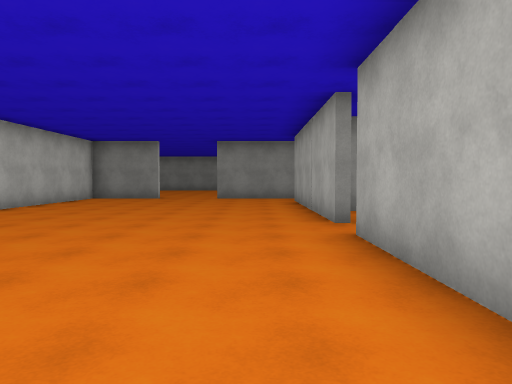
view 1 (above)

18 first-person views from a walk through a 3-D level made in the Unity game engine. The camera is 1.4 m above the floor, tilts 2° down and sees 70° across. The floor is counted in squares, 2 m on a side. Each view is taken from the middle of a square. On the plan, view 1 faces up. The plan holds only what a view shows up to about 11 squares ahead; the rest is blank. The place goes on beyond the plan. The player character is not drawn. Some surface patterns are stand-ins.

view 2
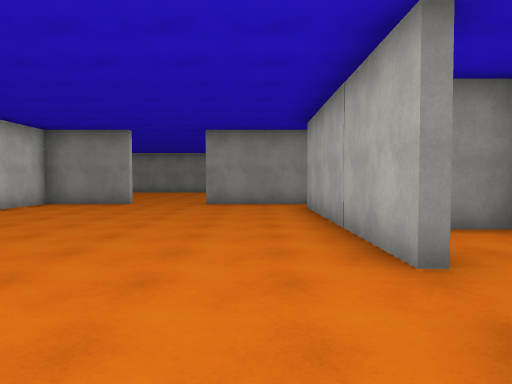

view 3
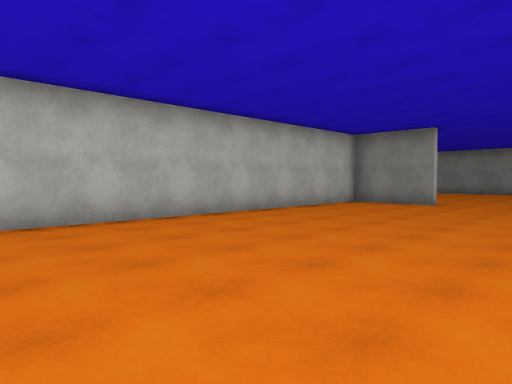

view 4
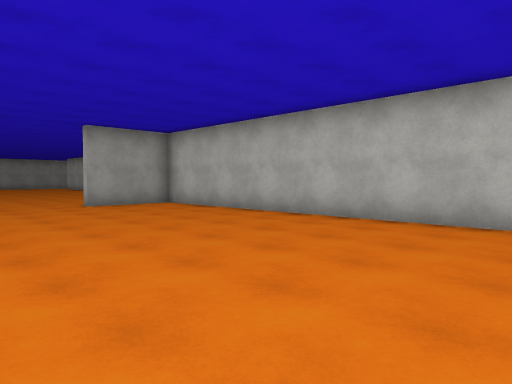

view 5
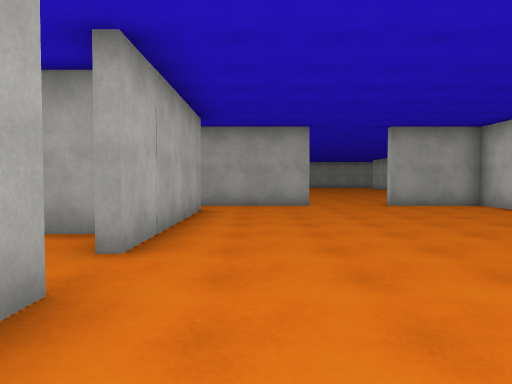

view 6
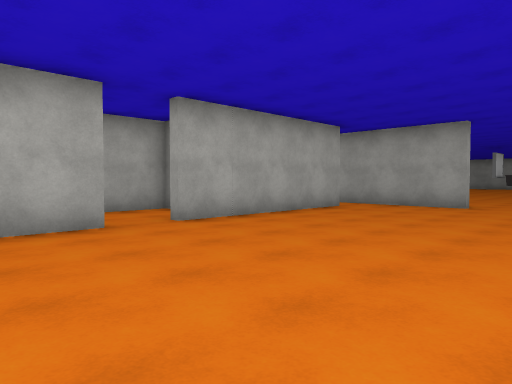

view 7
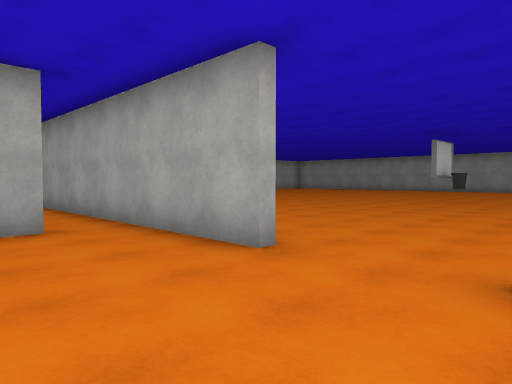

view 8
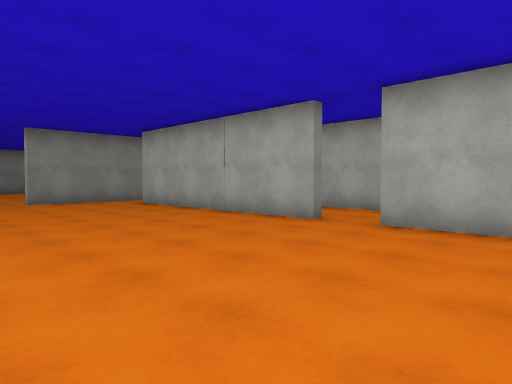

view 9
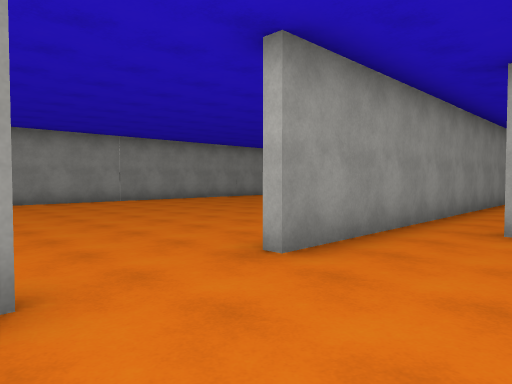

view 10
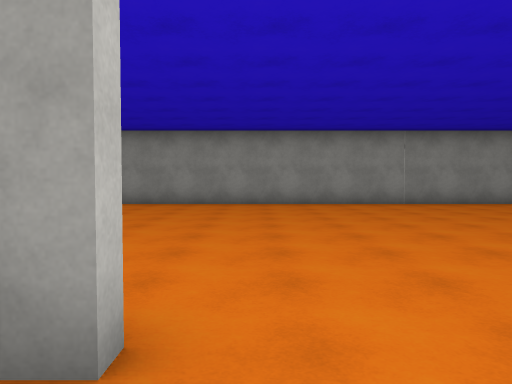

view 11
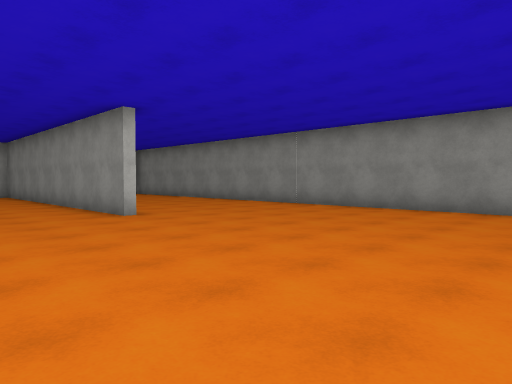

view 12
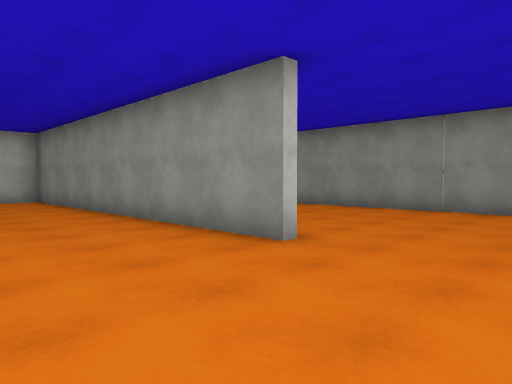

view 13
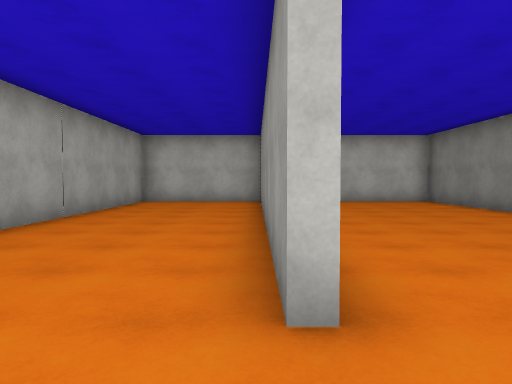

view 14
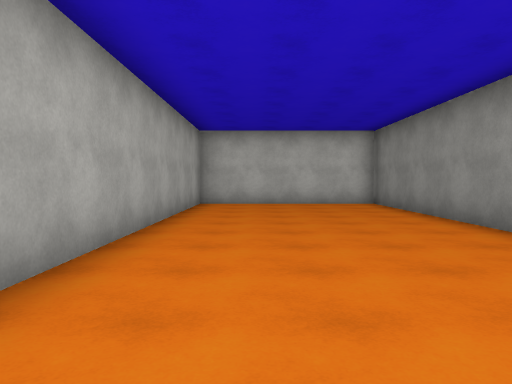

view 15
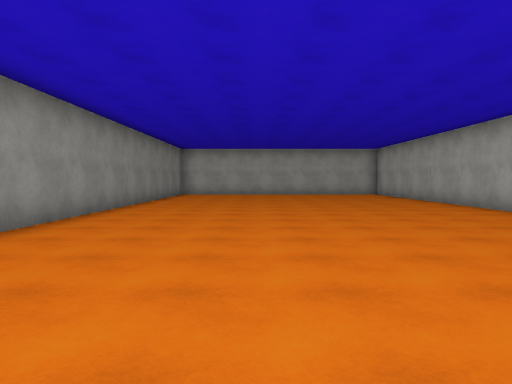

view 16
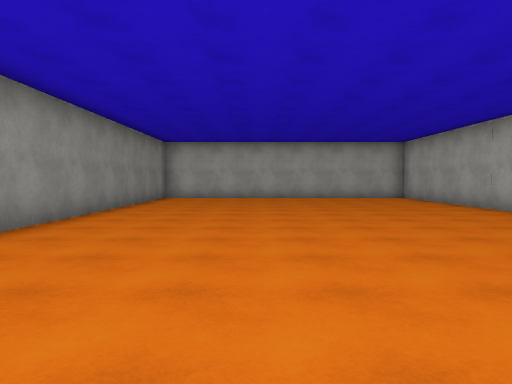

view 17
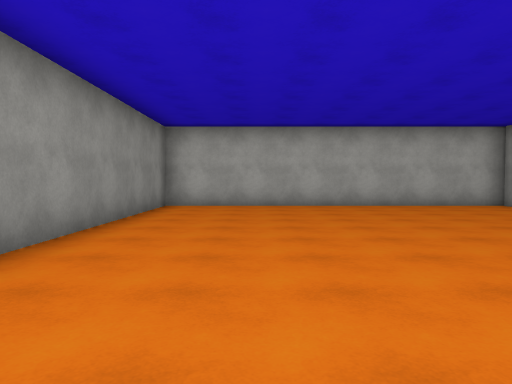

view 18
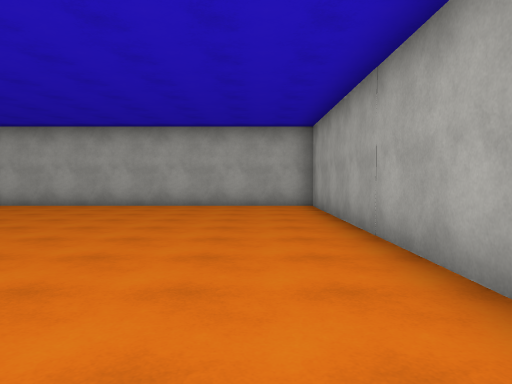

### Floor plan
Ten units are one square. View 1 is at (0, 0); x grows to the right and y downward. Boxes are objects, and circles mark ways between rooms. Rooms are numbered by the first view taken in them; rooms with no view inside come last. Other rooms are left out.
<svg viewBox="-189 -229 330 254">
<path fill="none" stroke="#000" d="M13 -58 13 -120M13 5 13 -46M-15 16 14 16M-35 -132 -59 -132 -59 16 -35 16M10 -132 -15 -132M-86 -171 -184 -171 -184 -161M48 -135 136 -135 136 -224 -184 -224 -184 -174 -102 -174M-180 -135 -120 -135M36 -81 20 -81M20 -33 37 -33 37 -74"/>
<circle cx="-25" cy="-130" r="3" fill="#2a7"/>
<circle cx="10" cy="-50" r="3" fill="#2a7"/>
<text x="-20" y="-50">1</text>
<text x="-20" y="-180">2</text>
<text x="20" y="-60">3</text>
</svg>
Room 1 opens to room 2. Room 1 opens to room 3.

Where each view was taken, in squares from view 1:
view 1: 0 up, 0 right, facing up
view 2: 3 up, 0 right, facing up
view 3: 3 up, 0 right, facing up-left
view 4: 8 up, 0 right, facing down-left
view 5: 8 up, 0 right, facing down
view 6: 8 up, 4 left, facing down-right
view 7: 1 up, 4 left, facing down-right
view 8: 2 up, 4 left, facing up-right
view 9: 11 up, 4 left, facing up-right
view 10: 12 up, 3 left, facing up
view 11: 14 up, 2 left, facing up-left
view 12: 14 up, 6 left, facing up-left
view 13: 17 up, 7 left, facing left
view 14: 19 up, 8 left, facing left
view 15: 19 up, 3 left, facing right
view 16: 19 up, 0 right, facing right
view 17: 20 up, 4 right, facing right
view 18: 15 up, 4 right, facing right
